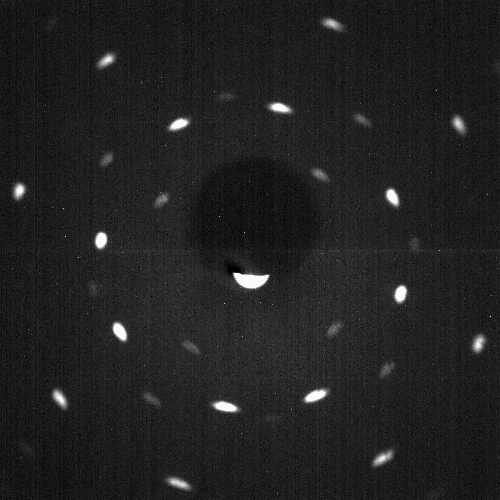
#> input picture Lab_2_Bragg_Laue_Methods/Laue Images/LIF 100.png, 500 x 500 px, found by its file name; the run also reads 1 picture not shown here
$ jupyter execute 'Laue Image Analysis.ipynb'
#> lines starting #> are read from the running program, lines starting #| are printed output that depends on the picture; long printed decimals are rounded
# Laue Method Image Analysis

Using ImageIO to read in png and tiff images for LiF 100 and background images produced by Laue method.

[cell 1]
# Library imports
import numpy as np
import imageio.v3 as iio
import matplotlib.pyplot as plt

[cell 2]
img = iio.imread(r"C:\Users\joshb\OneDrive\PHYSICS BSc UNIVERSITY of EXETER\BSc Physics Stage 2\Practical Physics II\practical_physics_II\Lab_2_Bragg_Laue_Methods\Laue Images\LIF 100.png")
#> img is the input picture: shape (500, 500, 3); min 0, max 250, mean 33.2

[cell 3]
plt.imshow(img)

[cell 4]
print(img.shape)
#| (500, 500, 3)

[cell 5]
type(img)

## Inspect image

Writing code that:
- Loads the image
- Prints shape and dtype
- Displays it

[cell 6]
# Defining inspect() function
def inspect(imgfile):
    """
    Function that loads an image, prints shape and dtype, then displays it.
    Uses imageio.v3 library.

    Parameters:
     - imgfile (string): image file path

    Output:
     - Image shape
     - Image dtype
     - Displays image
     """
    if isinstance(imgfile, str):
        # Read image file
        image = iio.imread(imgfile)

        # Print image shape and dtype
        print("Image shape:", image.shape)
#| Image shape: (500, 500, 3)
        print("Image dtype:",image.dtype)
#| Image dtype: uint8

        # Display image (greyscale)
        plt.imshow(image, cmap="gray")
        plt.colorbar(label="Pixel intensity")
        plt.show()
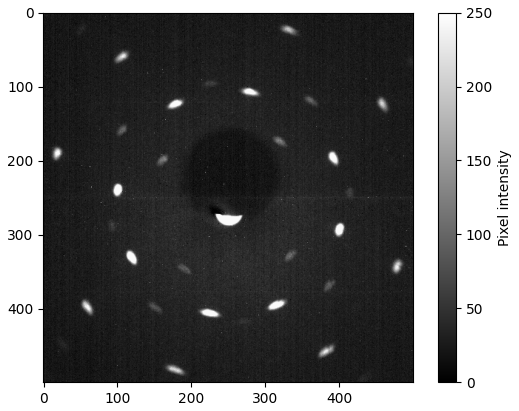
#> figure drawn by matplotlib, 2 panels

    else:
        print("Error: image file path must be string")

#### LiF 100 & LiF 100b

Both images saved as png files.

[cell 7]
inspect(
    r"C:\Users\joshb\OneDrive\PHYSICS BSc UNIVERSITY of EXETER\BSc Physics Stage 2\Practical Physics II\practical_physics_II\Lab_2_Bragg_Laue_Methods\Laue Images\LIF 100.png"
    )

[cell 8]
inspect(
    r"C:\Users\joshb\OneDrive\PHYSICS BSc UNIVERSITY of EXETER\BSc Physics Stage 2\Practical Physics II\practical_physics_II\Lab_2_Bragg_Laue_Methods\Laue Images\LIF 100b.png"
    )
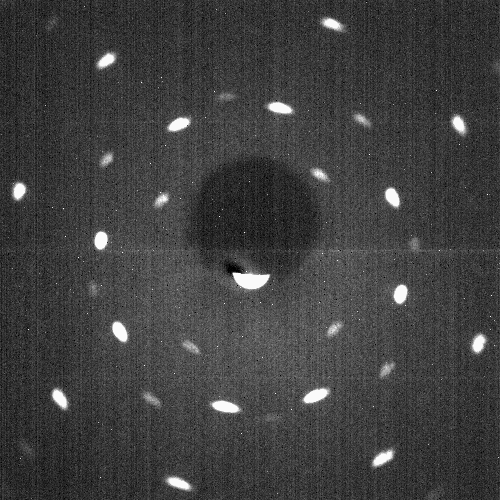
#> input picture Lab_2_Bragg_Laue_Methods/Laue Images/LIF 100b.png, 500 x 500 px, found by its file name
#> in inspect, image is the input picture: shape (500, 500, 3); min 0, max 250, mean 63.4
#| Image shape: (500, 500, 3)
#| Image dtype: uint8
#> in inspect (call 2), `plt.show()`:
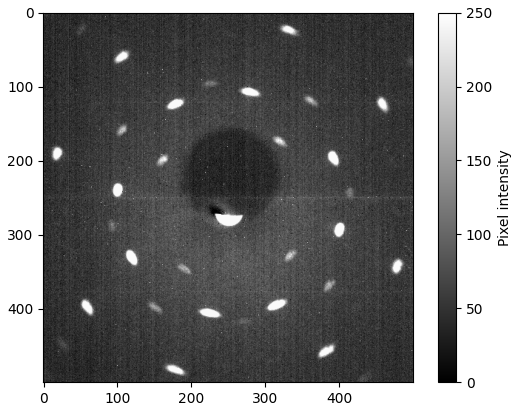
#> figure drawn by matplotlib, 2 panels

#### background image LIF 100 and background image

Both saved as tif files.

[cell 9]
inspect(
    r"C:\Users\joshb\OneDrive\PHYSICS BSc UNIVERSITY of EXETER\BSc Physics Stage 2\Practical Physics II\practical_physics_II\Lab_2_Bragg_Laue_Methods\Laue Images\background image LIF 100.tif"
    )
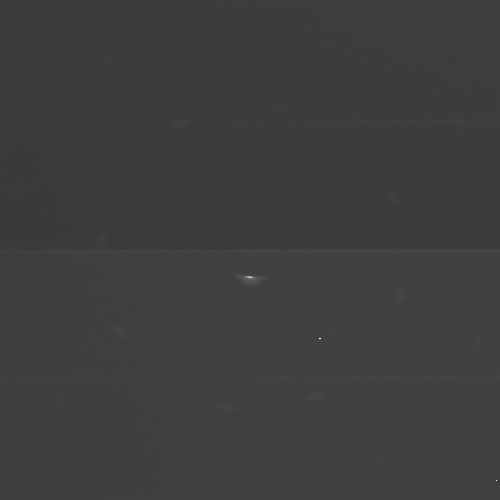
#> input picture Lab_2_Bragg_Laue_Methods/Laue Images/background image LIF 100.tif, 500 x 500 px, found by its file name
#> in inspect, image is the input picture: shape (500, 500) uint16; min 13293, max 65535, mean 15890.8
#| Image shape: (500, 500)
#| Image dtype: uint16
#> in inspect (call 3), `plt.show()`:
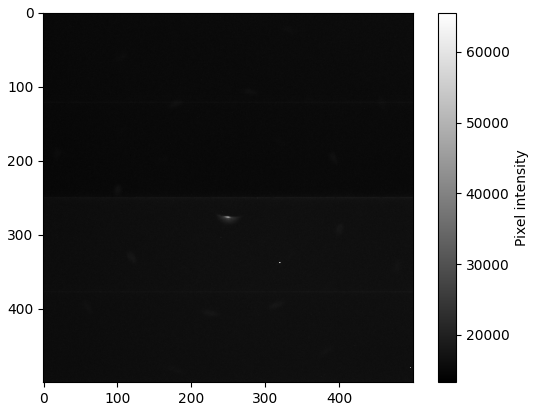
#> figure drawn by matplotlib, 2 panels

[cell 10]
inspect(
    r"C:\Users\joshb\OneDrive\PHYSICS BSc UNIVERSITY of EXETER\BSc Physics Stage 2\Practical Physics II\practical_physics_II\Lab_2_Bragg_Laue_Methods\Laue Images\background image.tif"
    )
#| Image shape: (500, 500)
#| Image dtype: uint16

## png vs tif

Even though all three channels are identical:
- The PNG is uint8: 256 intensity levels
- The TIFF is uint16: 65,536 intensity levels

This means a factor of 256 loss in intensity resolution.

For Laue work:
- Centroid positions depend on relative intensity weighting
- Quantisation increases centroid uncertainty
- Background structure gets compressed

Therefore while I may use png for visualisations in report, I am going to use tifs for analysis.

[cell 11]
# Loading tif images only
LiF100_tif = iio.imread(
                r"C:\Users\joshb\OneDrive\PHYSICS BSc UNIVERSITY of EXETER\BSc Physics Stage 2\Practical Physics II\practical_physics_II\Lab_2_Bragg_Laue_Methods\Laue Images\background image LIF 100.tif"
                )

background_tif = iio.imread(
                r"C:\Users\joshb\OneDrive\PHYSICS BSc UNIVERSITY of EXETER\BSc Physics Stage 2\Practical Physics II\practical_physics_II\Lab_2_Bragg_Laue_Methods\Laue Images\background image.tif"
                )

[cell 12]
# Plot tif images
plt.imshow(LiF100_tif)
plt.colorbar(label="Pixel intensity")
plt.show()
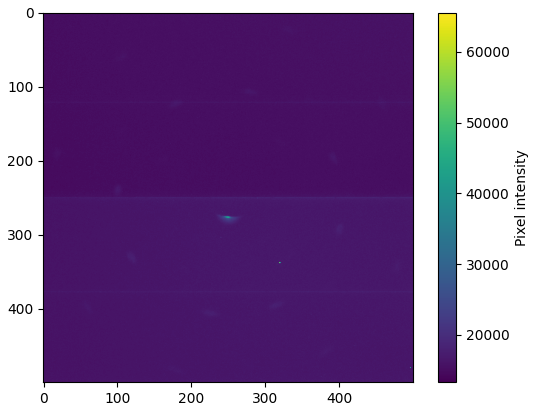
#> figure drawn by matplotlib, 2 panels

[cell 13]
plt.imshow(background_tif)
plt.colorbar(label="Pixel intensity")
plt.show()

# 1. Offest (dark) subtraction

This is required, is it:
- removed detector bias + vertical banding
- prevents fake spots
- makes intensity statistics meaningful

However, there is an error source introduced here. Detector noise contributes to uncertainty in spot centrioid (later).

[cell 14]
# convert to floats
I = LiF100_tif.astype(float)
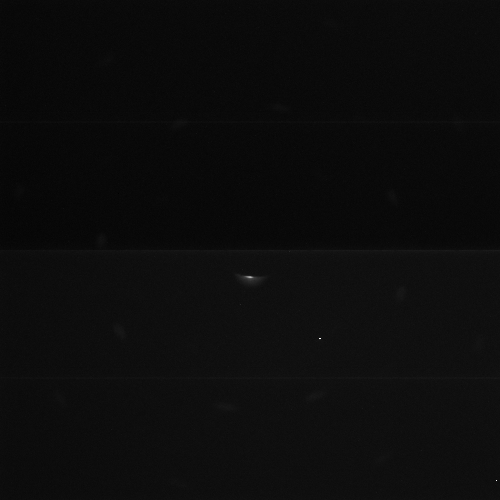
#> I: shape (500, 500) float64; min 13293, max 65535, mean 15890.8; drawn with min black and max white
B = background_tif.astype(float)

[cell 15]
# Background correct
I_corr = I - B
I_corr[I_corr < 0] = 0
#> I_corr: shape (500, 500) float64; min 0, max 33656, mean 71.6

# Identify the beam center

Because the crystal is oriented along a high-symmetry direction ((100) for LiF), the pattern has:
- 4-fold symmetry
- mirror symmetry in x and y

[cell 16]
# Extract cooridnated of bright pixels
thresh = np.mean(I_corr) + 5*np.std(I_corr) # noise based threshold
#> thresh = 1277.8
ys, xs = np.where(I_corr > thresh)
#> ys = 452 values from 122 to 408; xs = 452 values, max 402 at index 329, min 98 at index 27, mean 231.3

#### Take the median
Taking the median (instead of the mean) of these bright pixels because it is robust against outliers, and insensitive to one strong spot or the beamstop artefact.

[cell 17]
# Take the median
yc = np.median(ys)
#> yc = 280
xc = np.median(xs)
#> xc = 247

[cell 18]
# Visual check
# Beam centre uncertainty estimated as ±2 pixels due to
# finite spot size and thresholding ambiguity
plt.imshow(I_corr, cmap="gray")
plt.scatter(xc, yc, c="r", s=50)
plt.show()
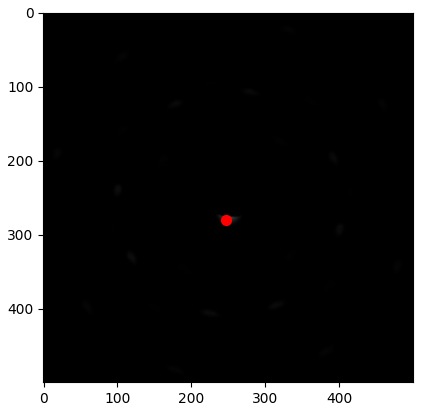
#> figure drawn by matplotlib, 1 panel

[cell 19]
# Visualisation. Doesn't affect data
plt.imshow(I_corr, cmap="gray",
           vmin=thresh,
           vmax=thresh + 0.1*np.max(I_corr))
plt.scatter(xs, ys, s=1, c="cyan")
plt.scatter(xc, yc, c="red", s=50)
plt.show()

I in this last visualisation, there are fewer spots than appeared on the png images. What is displayed in blue is just what is over a noise threshhold. Thus it only keeps very strong signal, and rejects weak reflections, tails of spots and spots close to background noise.

However, the central bright region contaminates things. So I'm going to mask it.

[cell 20]
# distances from final beam centre
r = np.sqrt((ys - yc)**2 + (xs - xc)**2)
#> r = 452 values, max 172 at index 0, min 0 at index 210, mean 64.68

[cell 21]
# exclude central beamstop region
mask = r > 30   # pixels, justified by inspection

[cell 22]
ys = ys[mask]
#> ys = 188 values from 122 to 408
xs = xs[mask]
#> xs = 188 values, max 402 at index 65, min 98 at index 27, mean 204.9

[cell 23]
# Corrected visualisation
plt.imshow(I_corr, cmap="gray",
           vmin=thresh,
           vmax=thresh + 0.1*np.max(I_corr))
plt.scatter(xs, ys, s=1, c="cyan")
plt.scatter(xc, yc, c="red", s=50)
plt.show()

Now the beam centre is essentially correct, with the red dot not being defined by central blob (can still see central blob, it is no longer cyan so not included in data).

Now I am going to group nearby cyan pixels into individual diffraction spots.

[cell 24]
from scipy.ndimage import label

[cell 25]
# Grouping spots
binary = np.zeros_like(I_corr, dtype=bool)
binary[ys, xs] = True

[cell 26]
labels, nspots = label(binary)
print("Number of spots:", nspots)

Code has identified 7 spots. Now i am going to compute the center of these spots. I think weighing them by intensity is best as tif files have such good data.

[cell 27]
# Empty array for storing centroid data.
centroids = []

[cell 28]
# Find centroids for every spot
for i in range(1, nspots+1):
    spot_ys, spot_xs = np.where(labels == i)
    weights = I_corr[spot_ys, spot_xs]

    # If spots are too small/noise fragments/badly thresholded, skip
    if len(weights) < 10:
        continue

    y_bar = np.sum(spot_ys * weights) / np.sum(weights)
    x_bar = np.sum(spot_xs * weights) / np.sum(weights)

    centroids.append((y_bar, x_bar))
#> this loop made 7 passes
#> (y_bar, x_bar) on passes 3 to 7: (239.2, 100.9), (292.4, 400.2), (331, 119.1), (395.7, 313.7), (406.4, 225.1)
#> weights on passes 1 to 2: [1362, 1321, 1331, 1360, 1329, 1294, 1298], [1292, 1336, 1299, 1323, 1344, 1298, 1293, 1285]
#> after the loop, centroids = [(239.2, 100.9), (292.4, 400.2), (331, 119.1), (395.7, 313.7), (406.4, 225.1)]

[cell 29]
# Remove duplicate centroids (arising from split components)
centroids = list(set(centroids))
#> centroids = [(331, 119.1), (239.2, 100.9), (406.4, 225.1), (395.7, 313.7), (292.4, 400.2)]

[cell 30]
print(centroids)
#| [(330.994, 119.110), (239.165, 100.865), (406.416, 225.083), (395.738, 313.673), (292.406, 400.178)]

[cell 31]
# Visualisation for sanity check
ys_c, xs_c = zip(*centroids)
#> ys_c = (331, 239.2, 406.4, 395.7, 292.4); xs_c = (119.1, 100.9, 225.1, 313.7, 400.2)

plt.imshow(I_corr, cmap="gray",
           vmin=thresh,
           vmax=thresh + 0.1*np.max(I_corr))
plt.scatter(xs_c, ys_c, c="cyan", s=40)
plt.scatter(xc, yc, c="red", s=60)
plt.show()

The centroids are not randomly scattered: they lie on a rough ring around the red central point. However they are positioned asymmetrically around the beam center.

I have 5 centroids with my chosen thresholds. However, 100 LiF pattern has fourfold symmetry. So why don't I see all the spots?

My thresholds are deliberately conservative. I'm selecting high-SNR (signal to noise ratio) reflections only. Some of the spots visible in the PNG files are too weak in TIFF files.

I am not trying to detect all spots, I'm trying to extract accurate angles from a subset.

Now trying to find the pixel offsets from beam center.

[cell 32]
# Create array for pixel offsets
offsets = []

[cell 33]
# Calculate offsets for each centroid
for (y_bar, x_bar) in centroids:
    dy = y_bar - yc
    dx = x_bar - xc
    offsets.append((dy, dx))
#> this loop made 5 passes
#> (y_bar, x_bar, dy, dx) on passes 1 to 5: (331, 119.1, 50.99, -127.9), (239.2, 100.9, -40.83, -146.1), (406.4, 225.1, 126.4, -21.92), (395.7, 313.7, 115.7, 66.67), (292.4, 400.2, 12.41, 153.2)
#> after the loop, offsets = [(50.99, -127.9), (-40.83, -146.1), (126.4, -21.92), (115.7, 66.67), (12.41, 153.2)]

[cell 34]
print(offsets)
#| [(50.994, -127.890), (-40.835, -146.135), (126.416, -21.917), (115.738, 66.673), (12.406, 153.178)]

Now converting pixel offsets to meters.

1 pixel = 96 µm (lab book documentation for XRIS detector)

[cell 35]
# Defining pixel size in meters
pixel_size = 96e-6  # m

[cell 36]
# Finding radial distance on detector in meters
L = []

for (dy, dx) in offsets:
    L.append(np.sqrt(dx**2 + dy**2) * pixel_size)
#> this loop made 5 passes
#> after the loop, L = [0.0132, 0.0146, 0.0123, 0.0128, 0.0148]

[cell 37]
print(L)
#| [0.01322, 0.01457, 0.01232, 0.01282, 0.01475]

Now finding scattering angles. Converting each $L_i$ into a Bragg angle using the experiment geometry:

$$
\theta = \frac{1}{2} \tan^{-1}\left({\frac{L_i}{D}}\right)
$$

where D is crystal-detector distance measured in lab.

[cell 38]
# Defining crystal-detector distance: SDD set to 90mm
D = 90e-3 # m

[cell 39]
# Calculating scattering angles
L = np.array(L)
theta = 0.5 * np.arctan(L / D)
#> theta = [0.0729, 0.0802, 0.068, 0.0708, 0.0812]

[cell 40]
print(theta)
#| [0.07291 0.08023 0.068 0.07076 0.08124]
print(sorted(np.degrees(theta)))
#| [3.896, 4.054, 4.177, 4.597, 4.655]

[cell 41]
# Computing ratio of each angle to minimum angle:
sin_exp = np.sin(theta)
#> sin_exp = [0.0728, 0.0801, 0.068, 0.0707, 0.0812]
rat_exp = sin_exp / np.min(sin_exp)
#> rat_exp = [1.07, 1.18, 1, 1.04, 1.19]
print(np.sort(rat_exp))
#| [1.         1.040 1.072 1.179 1.194]

Each value of $\theta$ corresponds to one diffracting set of lattice planes satisfying Bragg's Law for some wavelength in the white X-ray spectrum. In the Laue method, $\lambda$ is not known. Must infer indices using geometry and symmetry, not wavelength.

## Miller indexing by elimination

For a cubic crystal (LiF, FCC), the Laue condition gives (lab manual):

$$
\sin \theta \approx \frac{h}{\sqrt{h^2 + k^2 + l^2}}
$$

with FCC selection rules:
- $h,k,l$, all odd or all even
- no mixed parity

[cell 42]
# Computing sin thta for each measured angle
sin_angle = []

for angle in theta:
    sin_angle.append(np.sin(angle))
#> this loop made 5 passes
#> angle on passes 1 to 5: 0.0729, 0.0802, 0.068, 0.0708, 0.0812
#> after the loop, sin_angle = [0.0728, 0.0801, 0.068, 0.0707, 0.0812]

[cell 43]
print(sin_angle)
#| [0.07284, 0.08014, 0.06795, 0.0707, 0.08115]

I'm going to compute sin theta ratios for all allowed Miller indices up to a maximum.

[cell 44]
def gen_hkl(max_index=4):
    """
    Generate lowest-order allowed Miller indices for an FCC crystal.
    Only even indices are included to enforce FCC selection rules.
    """
#> called with max_index = 6

    hkls = []
    for h in range(0, max_index+1):
        for k in range(0, h+1):
            for l in range(0, k+1):
                if (h,k,l) == (0,0,0):
                    continue
                # FCC rule: all even or all odd
                if (h%2, k%2, l%2) not in [(0,0,0), (1,1,1)]:
                    continue
                hkls.append((h,k,l))
    return hkls

While a triple nested loop is not good programming practice generally, I chose to use this method for simplicity and clarity. Runtime is negligible.

[cell 45]
def sin_theta_theory(hkl):
    """
    Function to calulate the theoretical sin theta ratio for given Miller indices hkl.

    Parameters:
    hkl (array): miller indices

    Returns:
    sin_theta_val (float): for theoretical Bragg angle.
    """
#> called with hkl = (2, 0, 0)
    h, k, l = hkl

    sin_theta_val = np.sqrt(h**2 + k**2 + l**2)
#> sin_theta_val = 2

    return sin_theta_val

[cell 46]
def sin_theta_ratios(hkls, ref = (2,0,0)):
    """
    Function to compute ratios relative to the smallest angle.

    Paramaters:
    hkls (array): Miller indices values

    Returns:
    values: ratios
    """

    ref_val = sin_theta_theory(ref)
#> ref_val = 2
    return np.array([sin_theta_theory(hkl)/ref_val for hkl in hkls])

Now to put these functions together and inspect:

[cell 47]
# Compute hkls and ratios relative to smallest angle
hkls = gen_hkl(max_index=6)
ratios = sin_theta_ratios(hkls)
#> ratios = 29 values, max 5.2 at index 28, min 0.866 at index 0, mean 3.02

[cell 48]
ratios_unique = np.unique(np.round(ratios, 3))
#> ratios_unique = 27 values from 0.866 to 5.2
print(ratios_unique)
#| [0.866 1.    1.414 1.658 1.732 2.    2.179 2.236 2.449 2.598 2.828 2.958
#|  3.    3.162 3.279 3.317 3.464 3.571 3.606 3.742 3.841 4.123 4.243 4.33
#|  4.359 4.69  5.196]

[cell 49]
ref = (2,0,0)
ratio_to_hkls = {}

for hkl in hkls:
    r = round(sin_theta_theory(hkl) / sin_theta_theory(ref), 3)
    ratio_to_hkls.setdefault(r, []).append(hkl)
#> this loop made 29 passes
#> (hkl, r) on passes 1 to 12: ((1, 1, 1), 0.866), ((2, 0, 0), 1), ((2, 2, 0), 1.41), ((2, 2, 2), 1.73), ((3, 1, 1), 1.66), ((3, 3, 1), 2.18), ((3, 3, 3), 2.6), ((4, 0, 0), 2), ((4, 2, 0), 2.24), ((4, 2, 2), 2.45), ((4, 4, 0), 2.83), ((4, 4, 2), 3)
#> after the loop, ratio_to_hkls = 27 items

for r in sorted(ratio_to_hkls):
    print(f"{r:.3f} -> {ratio_to_hkls[r]}")
#> this loop made 27 passes
#> r on passes 1, 3, 4, 5, 6, 7, 8, 9, 10, 11, 12, 13: 0.866, 1.41, 1.66, 1.73, 2, 2.18, 2.24, 2.45, 2.6, 2.83, 2.96, 3
#| 0.866 -> [(1, 1, 1)]
#| 1.000 -> [(2, 0, 0)]
#| 1.414 -> [(2, 2, 0)]
#| 1.658 -> [(3, 1, 1)]
#| 1.732 -> [(2, 2, 2)]
#| 2.000 -> [(4, 0, 0)]
#| 2.179 -> [(3, 3, 1)]
#| 2.236 -> [(4, 2, 0)]
#> (further printed lines are left out)
